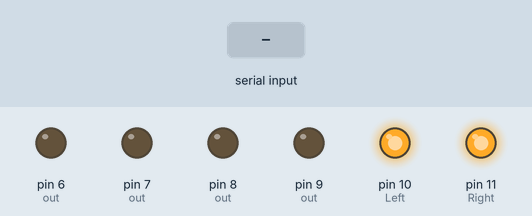
Bench run of a sketch on a simulated Arduino Uno, built with avr-gcc and run on an emulated ATmega328P. On the bench: output pins drawn as LEDs (lit = HIGH). The inputs (shaded band) are chosen by the test bench. What the sketch prints to the serial monitor is not drawn.

Above: at 1.2 s.
1.3 s: "l" received over Serial
At 2.8 s:
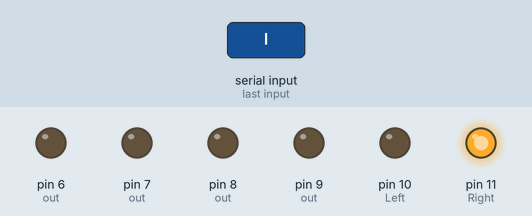
3.8 s: "r" received over Serial
At 5.8 s:
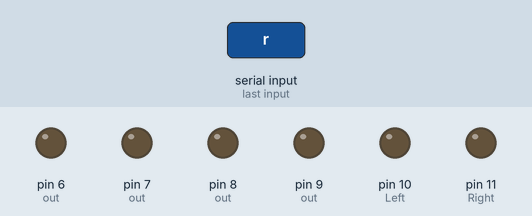
6.3 s: "w90\n" received over Serial
At 7.0 s:
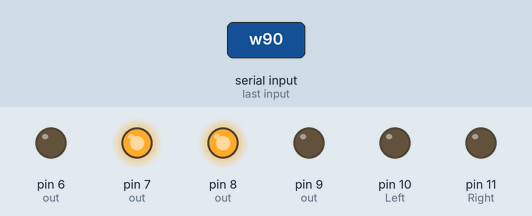
7.8 s: "L" received over Serial
At 10.0 s:
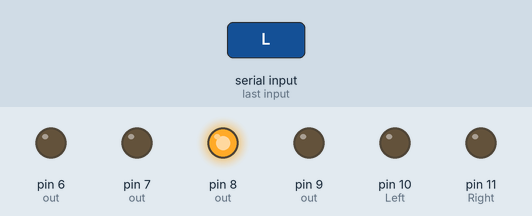
10.3 s: "s90\n" received over Serial
At 11.2 s:
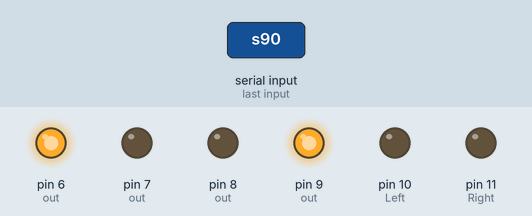
11.8 s: "R" received over Serial
At 13.1 s:
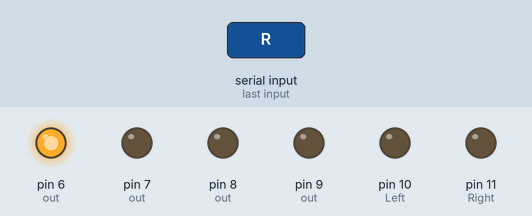
Timing chart, 0 to 14.8 s (numbered marks = the images above; inputs shaded):
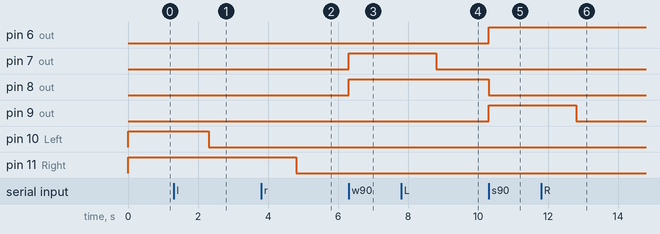

Measured:
- after the input at 1.3 s, pin 10 (Left): HIGH → LOW after 1.0 s
- after the input at 3.8 s, pin 11 (Right): HIGH → LOW after 1.0 s
- after the input at 6.3 s, pin 7 (out), pin 8 (out): LOW → HIGH at once
- after the input at 7.8 s, pin 7 (out): HIGH → LOW after 1.0 s
- after the input at 10.3 s, pin 6 (out), pin 9 (out): LOW → HIGH at once; pin 8 (out): HIGH → LOW at once
- after the input at 11.8 s, pin 9 (out): HIGH → LOW after 1.0 s

The sketch:

work.ino
```cpp
//work.ino
#define abs(a) (((a) > 0)?(a):(-a))
//include <Servo.h>
// int ultrasonic_in = 5,ultrasonic_out = 3;
// int angle = 30;
int out[5] = {-1,6,7,8,9};
int Left = 10,Right = 11;
int head, tail;
long pre, t;
int stp[1000][2];
// Servo myServo;
// void ServoMove() {
// 	angle += 30;
// 	if (angle == 180) angle = 30;
// 	myServo.write(angle);
// }
// void UltrasonicSetup() {
// 	pinMode(ultrasonic_out, OUTPUT);
// 	pinMode(ultrasonic_in, INPUT_PULLUP);
// }
// double UltrasonicRead() {
// 	digitalWrite(ultrasonic_out, LOW);
// 	delayMicroseconds(2);
// 	digitalWrite(ultrasonic_out, HIGH);
// 	delayMicroseconds(15);
// 	digitalWrite(ultrasonic_out, LOW);
// 	int t = pulseIn(ultrasonic_in,HIGH);
// 	return (double)t * 0.017;
// }
void LMove(int u) {
	switch (u) {
		case -1:
		digitalWrite(out[1], HIGH);
		digitalWrite(out[2], LOW);
		break;
		case 1:
		digitalWrite(out[1], LOW);
		digitalWrite(out[2], HIGH);
		break;
		default:
		digitalWrite(out[1], LOW);
		digitalWrite(out[2], LOW);
	}
}
void RMove(int u) {
	switch (u) {
		case -1:
		digitalWrite(out[4], HIGH);
		digitalWrite(out[3], LOW);
		break;
		case 1:
		digitalWrite(out[4], LOW);
		digitalWrite(out[3], HIGH);
		break;
		default:
		digitalWrite(out[4], LOW);
		digitalWrite(out[3], LOW);
	}
}
void setup() {
	Serial.begin(9600);
	// UltrasonicSetup();
	// myServo.attach(10);
	//myServo.write(30);
	analogWrite(Left, 255);
	analogWrite(Right, 255);
	// Serial.setTimeout(200);
	for (int i = 1;i <= 4;i++) {
		pinMode(out[i], OUTPUT);
	}
	t = -1;
}
// void getstp() {
// 	num = 0;
// 	k = 0;
// 	Serial.println("getstp");
// 	while (Serial.available()) {
// 		stp[num][0] = Serial.read();
// 		Serial.print(stp[num][0]);
// 		stp[num][1] = Serial.parseInt();
// 		num++;
// 	}
// }
void loop() {
	int v;
	while (Serial.available()) {
		char ch = Serial.read();
		Serial.write(ch);
		switch(ch) {
			// default:
			// 	if (stp[tail][1] == 0 || (t != -1 && millis() - t > stp[tail][1])) {
			// 		tail = (tail + 1) % 1000;
			// 		t = -1;
			// 		break;
			// 	}
			case 'w':
					RMove(1);
					LMove(1);
				break;
			case 's':
					RMove(-1);
					LMove(-1);
				break;
			case 'a':
					LMove(0);
					RMove(1);
				break;
			case 'd':
					LMove(1);
					RMove(0);
				break;
			case 'p':
					LMove(0);
					RMove(0);
				break;
			case 'l':
			case 'L':
				v = Serial.parseInt();
				if (ch == 'L') {
					if (v > 80) LMove(1);
					else if (v < -80) LMove(-1);
					else LMove(0);
				}
				analogWrite(Left, abs(v));;
				break;
			case 'r':
			case 'R':
				v = Serial.parseInt();
				if (ch == 'R') {
					if (v > 80) RMove(1);
					else if (v  < -80) RMove(-1);
					else RMove(0);
				}
				analogWrite(Right, abs(v));
				break;
		}
	}
}
```
